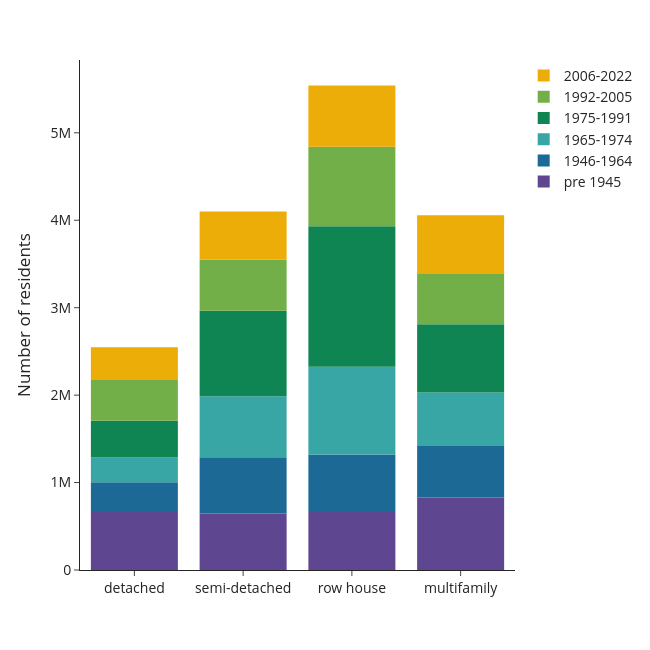

The notebook cell saved with this chart:
### Code cell
df = use['n_hhdmem'+year].groupby(level=[1,2], sort=False).sum().reset_index()
    fig = px.bar(df, y='n_hhdmem'+year, x='typology_lab',color='const_lab', 
                 #text=df['percentage'].apply(lambda x: '{0:.1%}'.format(x)), 
                 labels={'n_hhdmem'+year:'Number of residents',
                         'typology_lab':'',
                         'const_lab':''}, 
                 template='simple_white', 
             color_discrete_sequence=px.colors.qualitative.Prism) 
    #fig.update_traces(textposition='inside')
    fig.update_layout(width=650, height=650, 
                      #xaxis_tickformat = '.0%',
                      font=dict(size=14),
                      legend=dict(
        traceorder='reversed',
        #orientation="h",
        #entrywidth=70,
        #yanchor="bottom",
        #y=1.02,
        #xanchor="left",
        #x=-0.25
    ))
    fig.update_traces(marker_line_width=0)
    fig.write_image('visualisations/'+class_name_short+'/stackedbars_cap_per_type_age'+year+'.png', scale=3)
    fig.show()

### Figure 1 — Plotly figure (JSON) as saved in the notebook; plotly's stock layout.template omitted (floating-point values rounded to 4 significant figures)
{"data": [{"alignmentgroup": "True", "hovertemplate": "=%{x}<br>Number of residents=%{y}<extra></extra>", "legendgroup": "pre 1945", "marker": {"color": "rgb(95, 70, 144)", "line": {"width": 0}, "pattern": {"shape": ""}}, "name": "pre 1945", "offsetgroup": "pre 1945", "orientation": "v", "showlegend": true, "textposition": "auto", "type": "bar", "x": ["detached", "semi-detached", "row house", "multifamily"], "xaxis": "x", "y": [676185, 646810, 664410, 828060], "yaxis": "y"}, {"alignmentgroup": "True", "hovertemplate": "=%{x}<br>Number of residents=%{y}<extra></extra>", "legendgroup": "1946-1964", "marker": {"color": "rgb(29, 105, 150)", "line": {"width": 0}, "pattern": {"shape": ""}}, "name": "1946-1964", "offsetgroup": "1946-1964", "orientation": "v", "showlegend": true, "textposition": "auto", "type": "bar", "x": ["detached", "semi-detached", "row house", "multifamily"], "xaxis": "x", "y": [327435, 641335, 657000, 588745], "yaxis": "y"}, {"alignmentgroup": "True", "hovertemplate": "=%{x}<br>Number of residents=%{y}<extra></extra>", "legendgroup": "1965-1974", "marker": {"color": "rgb(56, 166, 165)", "line": {"width": 0}, "pattern": {"shape": ""}}, "name": "1965-1974", "offsetgroup": "1965-1974", "orientation": "v", "showlegend": true, "textposition": "auto", "type": "bar", "x": ["detached", "semi-detached", "row house", "multifamily"], "xaxis": "x", "y": [282005, 698450, 1003325, 612745], "yaxis": "y"}, {"alignmentgroup": "True", "hovertemplate": "=%{x}<br>Number of residents=%{y}<extra></extra>", "legendgroup": "1975-1991", "marker": {"color": "rgb(15, 133, 84)", "line": {"width": 0}, "pattern": {"shape": ""}}, "name": "1975-1991", "offsetgroup": "1975-1991", "orientation": "v", "showlegend": true, "textposition": "auto", "type": "bar", "x": ["detached", "semi-detached", "row house", "multifamily"], "xaxis": "x", "y": [422420, 979655, 1607440, 781480], "yaxis": "y"}, {"alignmentgroup": "True", "hovertemplate": "=%{x}<br>Number of residents=%{y}<extra></extra>", "legendgroup": "1992-2005", "marker": {"color": "rgb(115, 175, 72)", "line": {"width": 0}, "pattern": {"shape": ""}}, "name": "1992-2005", "offsetgroup": "1992-2005", "orientation": "v", "showlegend": true, "textposition": "auto", "type": "bar", "x": ["detached", "semi-detached", "row house", "multifamily"], "xaxis": "x", "y": [465700, 583145, 907155, 574740], "yaxis": "y"}, {"alignmentgroup": "True", "hovertemplate": "=%{x}<br>Number of residents=%{y}<extra></extra>", "legendgroup": "2006-2022", "marker": {"color": "rgb(237, 173, 8)", "line": {"width": 0}, "pattern": {"shape": ""}}, "name": "2006-2022", "offsetgroup": "2006-2022", "orientation": "v", "showlegend": true, "textposition": "auto", "type": "bar", "x": ["detached", "semi-detached", "row house", "multifamily"], "xaxis": "x", "y": [374735, 550565, 701920, 671970], "yaxis": "y"}], "layout": {"barmode": "relative", "font": {"size": 14}, "height": 650, "legend": {"title": {"text": ""}, "tracegroupgap": 0, "traceorder": "reversed"}, "margin": {"t": 60}, "width": 650, "xaxis": {"anchor": "y", "domain": [0, 1], "title": {"text": ""}}, "yaxis": {"anchor": "x", "domain": [0, 1], "title": {"text": "Number of residents"}}}}
